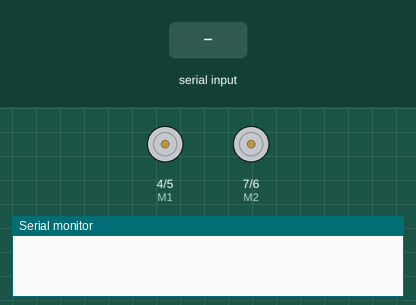
Simulated run of this sketch. Board: Arduino Uno, built with avr-gcc and run on an emulated ATmega328P. Shown: direction and speed pins drawn as motors (green arrow = direction pin HIGH = forward, orange = LOW = backward, longer = more drive), the last lines printed to the serial monitor. Inputs (shaded band) come from the test bench.

Above: at 1.2 s.
1.3 s: "+" received over Serial
At 2.2 s:
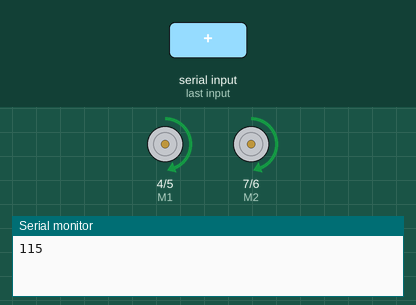
2.8 s: "s" received over Serial
At 3.3 s:
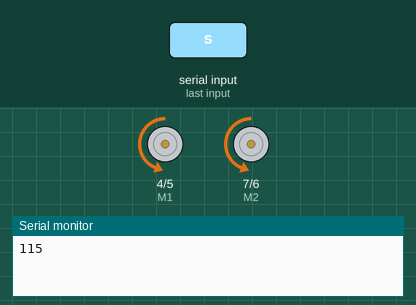
4.3 s: "L" received over Serial
At 5.5 s:
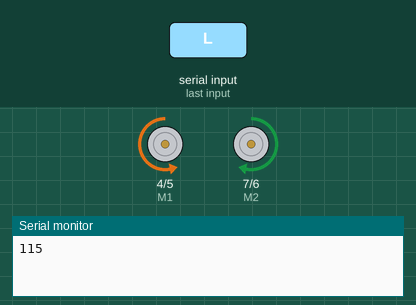
5.8 s: "R" received over Serial
At 6.8 s:
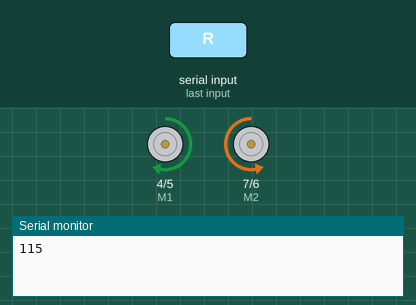
7.3 s: "x" received over Serial
At 8.0 s:
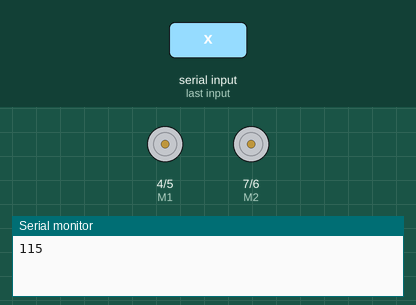
8.8 s: "U" received over Serial
At 9.1 s:
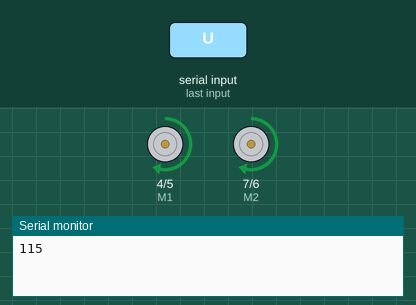
Timing chart, 0 to 11.3 s (numbered marks = the images above; inputs shaded):
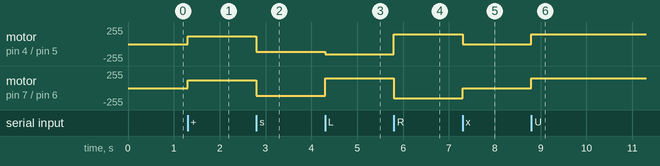

The sketch:

2-wheel-robot.ino
```cpp
/* Simple code for steering 2-wheel robot based on Romeo board using Bluetooth app
created by Jacek Bera */

//Standard PWM DC control
int E1 = 5;     //M1 Speed Control
int E2 = 6;     //M2 Speed Control
int M1 = 4;    //M1 Direction Control
int M2 = 7;    //M1 Direction Control

///For previous Romeo, please use these pins
//int E1 = 6;     //M1 Speed Control
//int E2 = 9;     //M2 Speed Control
//int M1 = 7;    //M1 Direction Control
//int M2 = 8;    //M1 Direction Control

int x = 100;

//Stop
void stop(void)
{
  digitalWrite(E1,LOW);
  digitalWrite(E2,LOW);
}

//Move forward
void advance(char a,char b)
{
//PWM Speed Control
  analogWrite (E1,a);
  digitalWrite(M1,HIGH);
  analogWrite (E2,b);
  digitalWrite(M2,HIGH);
}

//Move backward
void back_off (char a,char b)
{
  analogWrite (E1,a);
  digitalWrite(M1,LOW);
  analogWrite (E2,b);
  digitalWrite(M2,LOW);
}

//Turn Left
void turn_L (char a,char b)
{
  analogWrite (E1,a);
  digitalWrite(M1,LOW);
  analogWrite (E2,b);
  digitalWrite(M2,HIGH);
}

//Turn Right
void turn_R (char a,char b)
{
  analogWrite (E1,a);
  digitalWrite(M1,HIGH);
  analogWrite (E2,b);
  digitalWrite(M2,LOW);
}

void faster()
{
  x=x+15;
}

void slower()
{
  x=x-15;
}


void setup(void)
{
  int i;
  for(i=4;i<=7;i++)
    pinMode(i, OUTPUT);
//Set Baud Rate
  Serial.begin(115200);
}
void loop(void)
{
  if(Serial.available()){
    char val = Serial.read();
    if(val != -1)
    {
      switch(val)
      {

//Move Forward
      case 'U':
// Move forward in max speed
        advance (x,x);
        break;
//Move Backward
      case 's':
// Move back in max speed
        back_off (x,x);
        break;
//Turn Left
      case 'L':
        turn_L (150,150);
        break;
//Turn Right
      case 'R':
        turn_R (150,150);
        break;
      case '+':
        faster();
        Serial.println(x);
        advance (x,x);
        break;
      case '-':
        slower();
        Serial.println(x);
        advance (x,x);
        break;
      case 'x':
        stop();
        break;
      }
    }
    else stop();
  }
}
```

Measured:
- after the input at 1.3 s, motor on pin 4 (M1) / pin 5 (E1), motor on pin 7 (M2) / pin 6 (E2): stopped → forward 115/255 at once
- after the input at 2.8 s, motor on pin 4 (M1) / pin 5 (E1), motor on pin 7 (M2) / pin 6 (E2): forward 115/255 → backward 115/255 at once
- after the input at 4.3 s, motor on pin 4 (M1) / pin 5 (E1): backward 115/255 → backward 150/255 at once; motor on pin 7 (M2) / pin 6 (E2): backward 115/255 → forward 150/255 at once
- after the input at 5.8 s, motor on pin 4 (M1) / pin 5 (E1): backward 150/255 → forward 150/255 at once; motor on pin 7 (M2) / pin 6 (E2): forward 150/255 → backward 150/255 at once
- after the input at 7.3 s, motor on pin 4 (M1) / pin 5 (E1): forward 150/255 → stopped at once; motor on pin 7 (M2) / pin 6 (E2): backward 150/255 → stopped at once
- after the input at 8.8 s, motor on pin 4 (M1) / pin 5 (E1), motor on pin 7 (M2) / pin 6 (E2): stopped → forward 150/255 at once
